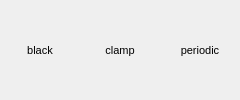
             <widget class="QWidget" name="widget_wrap" native="true">
              <property name="styleSheet">
               <string notr="true"/>
              </property>
              <layout class="QHBoxLayout" name="horizontalLayout">
               <property name="spacing">
                <number>0</number>
               </property>
               <property name="leftMargin">
                <number>0</number>
               </property>
               <property name="topMargin">
                <number>5</number>
               </property>
               <property name="rightMargin">
                <number>0</number>
               </property>
               <property name="bottomMargin">
                <number>5</number>
               </property>
               <item>
                <widget class="QPushButton" name="button_black">
                 <property name="minimumSize">
                  <size>
                   <width>0</width>
                   <height>30</height>
                  </size>
                 </property>
                 <property name="font">
                  <font>
                   <family>Segoe UI</family>
                   <pointsize>8</pointsize>
                  </font>
                 </property>
                 <property name="autoFillBackground">
                  <bool>false</bool>
                 </property>
                 <property name="styleSheet">
                  <string notr="true"/>
                 </property>
                 <property name="text">
                  <string>black</string>
                 </property>
                 <property name="checkable">
                  <bool>true</bool>
                 </property>
                 <property name="flat">
                  <bool>true</bool>
                 </property>
                </widget>
               </item>
               <item>
                <widget class="QPushButton" name="button_clamp">
                 <property name="minimumSize">
                  <size>
                   <width>0</width>
                   <height>30</height>
                  </size>
                 </property>
                 <property name="font">
                  <font>
                   <family>Segoe UI</family>
                   <pointsize>8</pointsize>
                  </font>
                 </property>
                 <property name="text">
                  <string>clamp</string>
                 </property>
                 <property name="checkable">
                  <bool>true</bool>
                 </property>
                 <property name="flat">
                  <bool>true</bool>
                 </property>
                </widget>
               </item>
               <item>
                <widget class="QPushButton" name="button_periodic">
                 <property name="minimumSize">
                  <size>
                   <width>0</width>
                   <height>30</height>
                  </size>
                 </property>
                 <property name="font">
                  <font>
                   <family>Segoe UI</family>
                   <pointsize>8</pointsize>
                  </font>
                 </property>
                 <property name="text">
                  <string>periodic</string>
                 </property>
                 <property name="checkable">
                  <bool>true</bool>
                 </property>
                 <property name="flat">
                  <bool>true</bool>
                 </property>
                </widget>
               </item>
              </layout>
             </widget>
